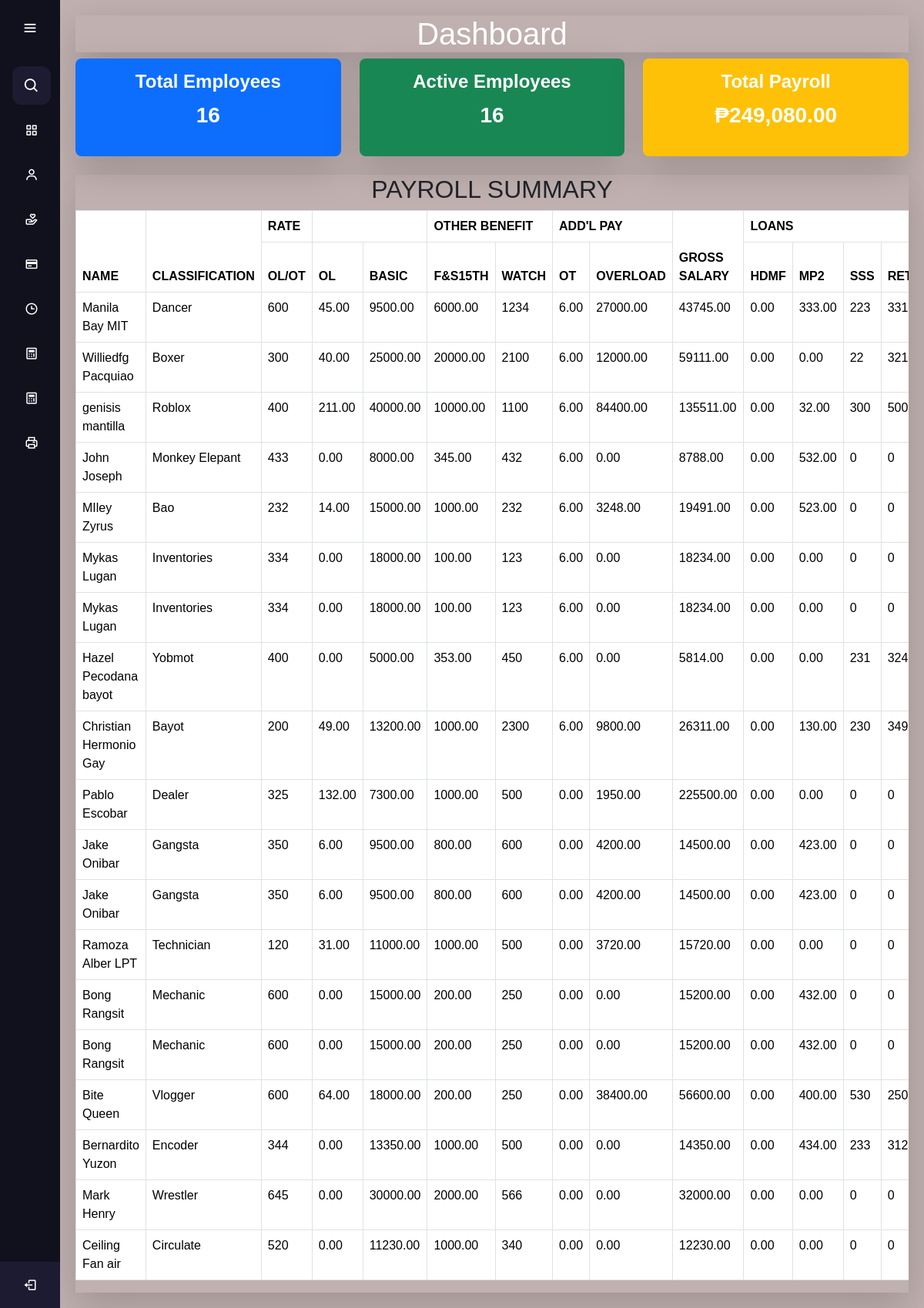
Page /dashboard.php on the committed database.
### tables this page shows
CREATE TABLE `employees` (
  `employee_id` int(11) NOT NULL,
  `first_name` varchar(255) NOT NULL,
  `last_name` varchar(255) NOT NULL,
  `suffix_title` varchar(50) NOT NULL,
  `employee_type` enum('full-time','part-time') NOT NULL,
  `classification` varchar(255) NOT NULL,
  `basic_salary` decimal(10,2) NOT NULL,
  `honorarium` decimal(10,2) DEFAULT 0.00,
  `incentives` decimal(10,0) NOT NULL,
  `overload_rate` decimal(10,0) NOT NULL,
  `watch_reward` decimal(10,0) NOT NULL,
  `absent_lateRate` decimal(10,0) NOT NULL,
  `created_at` timestamp NOT NULL DEFAULT current_timestamp()
);

### dashboard.php (the view, shortened to what this page needs)
<?php
$conn = new mysqli('localhost', 'root', '', 'gfi_exel');
$sql = "
    SELECT
        e.employee_id,
        CONCAT(e.first_name, ' ', e.last_name, ' ', e.suffix_title) AS full_name,
        e.classification,
        e.overload_rate,
        COALESCE(SUM(o.grand_total), 0) AS overload_hr,
        e.basic_salary,
        e.honorarium,
        e.watch_reward,
        COALESCE(SUM(ct.adjust_total), 0) AS adjust_hr,
        CT.overload_total,
    CT.GROSS_PAY,
        COALESCE(SUM(ct.adjust_total), 0) AS adjust_total,
        COALESCE(SUM(ct.watch_total), 0) AS watch_total,
        COALESCE(SUM(ct.gross_pay), 0) AS gross_pay,
        COALESCE(SUM(ct.pagibig), 0) AS pagibig,
        COALESCE(SUM(ct.mp2), 0) AS mp2,
        COALESCE(SUM(ct.sss), 0) AS sss,
        COALESCE(SUM(ct.ret), 0) AS ret,
        COALESCE(SUM(ct.canteen), 0) AS canteen,
        COALESCE(SUM(ct.others), 0) AS others,
        COALESCE(SUM(ct.absent_late_total), 0) AS absent_late_total,
        COALESCE(SUM(ct.total_deduction), 0) AS total_deduction,
        COALESCE(SUM(ct.net_pay), 0) AS net_pay,
        COALESCE(c.medical_savings, 0) AS medical_savings,
        COALESCE((c.sss_ee + c.sss_er), 0) AS sss_total,
        COALESCE((c.pag_ibig_ee + c.pag_ibig_er), 0) AS pag_ibig_total,
        COALESCE((c.philhealth_ee + c.philhealth_er), 0) AS philhealth_total
    FROM employees e
    LEFT JOIN overload o ON e.employee_id = o.employee_id
    LEFT JOIN contributions c ON e.employee_id = c.employee_id
    LEFT JOIN computation ct ON e.employee_id = ct.employee_id
    GROUP BY e.employee_id, e.first_name, e.last_name, e.suffix_title,
             e.classification, e.overload_rate, e.basic_salary, e.honorarium,
             e.watch_reward, c.medical_savings, c.sss_ee, c.sss_er, c.pag_ibig_ee,
             c.pag_ibig_er, c.philhealth_ee, c.philhealth_er
";
$result = $conn->query($sql);
$totalEmployeesQuery = "SELECT COUNT(*) AS total_employees FROM employees";
$activeEmployeesQuery = "SELECT COUNT(*) AS active_employees FROM employees";
$totalPayrollQuery = "SELECT SUM(basic_salary) AS total_payroll FROM employees";
$totalEmployeesResult = $conn->query($totalEmployeesQuery);
$activeEmployeesResult = $conn->query($activeEmployeesQuery);
$totalPayrollResult = $conn->query($totalPayrollQuery);
$totalEmployees = $totalEmployeesResult->fetch_assoc()['total_employees'];
$activeEmployees = $activeEmployeesResult->fetch_assoc()['active_employees'];
$totalPayroll = $totalPayrollResult->fetch_assoc()['total_payroll'];
?>
<!DOCTYPE html>
<html lang="en">
<head>
    <link href="https://cdn.jsdelivr.net/npm/bootstrap@5.3.0/dist/css/bootstrap.min.css" rel="stylesheet">
</head>
<body class="bg-gray-100">
    <?php include 'aside.php'; ?>
    <main class="flex-grow p-6">
        <h1 class="text-4xl font-bold text-white text-center mb-6 p-6 bg-gradient-to-r from-blue-500 via-indigo-500 to-purple-500 rounded-lg shadow-lg">
            Dashboard
        </h1>
       <div class="row g-4 mb-4">
    <div class="col-md-4">
        <div class="card bg-primary text-white shadow-lg border-0 rounded-3 hover-shadow transform-scale">
            <div class="card-body text-center">
                <h2 class="fs-4 fw-semibold">Total Employees</h2>
                <p class="fs-3 fw-bold"><?php echo $totalEmployees; ?></p>
            </div>
        </div>
    </div>
    <div class="col-md-4">
        <div class="card bg-success text-white shadow-lg border-0 rounded-3 hover-shadow transform-scale">
            <div class="card-body text-center">
                <h2 class="fs-4 fw-semibold">Active Employees</h2>
                <p class="fs-3 fw-bold"><?php echo $activeEmployees; ?></p>
            </div>
        </div>
    </div>
    <div class="col-md-4">
        <div class="card bg-warning text-white shadow-lg border-0 rounded-3 hover-shadow transform-scale">
            <div class="card-body text-center">
                <h2 class="fs-4 fw-semibold">Total Payroll</h2>
                <p class="fs-3 fw-bold">₱<?php echo number_format($totalPayroll, 2); ?></p>
            </div>
        </div>
    </div>
</div>
        <div class="bg-gray-100 p-8 rounded-lg shadow-lg">
            <h2 class="text-2xl font-bold text-gray-800 mb-6 text-center">PAYROLL SUMMARY</h2>
            <div class="overflow-x-auto">
                <table class="table table-bordered w-full">
                    <thead class="bg-gray-200">
                        <tr>
                            <th rowspan="2">NAME</th>
                            <th rowspan="2">CLASSIFICATION</th>
                            <th colspan="1" class="p-2 bg-rose-400">RATE</th>
                            <th colspan="2"></th>
                            <th colspan="2">OTHER BENEFIT</th>
                            <th colspan="2">ADD'L PAY</th>
                            <th rowspan="2">GROSS SALARY</th>
                            <th colspan="4">LOANS</th>
                        </tr>
                        <tr>
                            <th>OL/OT</th>
                            <th>OL</th>
                            <th>BASIC</th>
                            <th>F&S15TH</th>
                            <th>WATCH</th>
                            <th>OT</th>
                            <th>OVERLOAD</th>
                            <th>HDMF</th>
                            <th>MP2</th>
                            <th>SSS</th>
                            <th>RETMNT</th>
                        </tr>
                    </thead>
                    <tbody>
                        <?php
             if ($result && $result->num_rows > 0) {
    while ($row = $result->fetch_assoc()) {
        echo "<tr>
            <td>{$row['full_name']}</td>
            <td>{$row['classification']}</td>
            <td>{$row['overload_rate']}</td>
            <td>{$row['overload_hr']}</td>
            <td>{$row['basic_salary']}</td>
            <td>{$row['honorarium']}</td>
            <td>{$row['watch_reward']}</td>
        <td>{$row['adjust_total']}</td>
            <td>{$row['overload_total']}</td>
            <td>{$row['gross_pay']}</td>
            <td>{$row['pagibig']}</td>
            <td>{$row['mp2']}</td>
            <td>{$row['sss']}</td>
            <td>{$row['ret']}</td>
            <td>{$row['sss_total']}</td>
            <td>{$row['pag_ibig_total']}</td>
            <td>{$row['philhealth_total']}</td>
            <td>{$row['medical_savings']}</td>
            <td>{$row['canteen']}</td>
            <td>{$row['others']}</td>
            <td>{$row['absent_late_total']}</td>
            <td>{$row['total_deduction']}</td>
            <td>{$row['net_pay']}</td>
        </tr>";
    }
} else {
    echo "<tr><td colspan='19' class='text-center text-gray-500'>No employees found.</td></tr>";
}
                        ?>
                    </tbody>
                </table>
            </div>
        </div>
    </main>
</body>
</html>

### styles.css (style rules this page uses)
* { margin: 0; padding: 0; box-sizing: border-box; font-family: "Poppins", sans-serif; }
main { margin-left: 78px; padding: 20px; transition: margin-left 0.5s ease; min-height: 100vh; background: rgb(192, 176, 176); }

### rows in the picture
employees: full_name "Manila Bay MIT", classification "Dancer", overload_rate "600", overload_hr "45.00", basic_salary "9500.00", honorarium "6000.00", watch_reward "1234", adjust_total "6.00", overload_total "27000.00", gross_pay "43745.00", pagibig "0.00", mp2 "333.00", sss "223", ret "331"
employees: full_name "Williedfg Pacquiao", classification "Boxer", overload_rate "300", overload_hr "40.00", basic_salary "25000.00", honorarium "20000.00", watch_reward "2100", adjust_total "6.00", overload_total "12000.00", gross_pay "59111.00", pagibig "0.00", mp2 "0.00", sss "22", ret "321"
employees: full_name "genisis mantilla", classification "Roblox", overload_rate "400", overload_hr "211.00", basic_salary "40000.00", honorarium "10000.00", watch_reward "1100", adjust_total "6.00", overload_total "84400.00", gross_pay "135511.00", pagibig "0.00", mp2 "32.00", sss "300", ret "500"
employees: full_name "John Joseph", classification "Monkey Elepant", overload_rate "433", overload_hr "0.00", basic_salary "8000.00", honorarium "345.00", watch_reward "432", adjust_total "6.00", overload_total "0.00", gross_pay "8788.00", pagibig "0.00", mp2 "532.00", sss "0", ret "0"
employees: full_name "MIley Zyrus", classification "Bao", overload_rate "232", overload_hr "14.00", basic_salary "15000.00", honorarium "1000.00", watch_reward "232", adjust_total "6.00", overload_total "3248.00", gross_pay "19491.00", pagibig "0.00", mp2 "523.00", sss "0", ret "0"
employees: full_name "Mykas Lugan", classification "Inventories", overload_rate "334", overload_hr "0.00", basic_salary "18000.00", honorarium "100.00", watch_reward "123", adjust_total "6.00", overload_total "0.00", gross_pay "18234.00", pagibig "0.00", mp2 "0.00", sss "0", ret "0"
employees: full_name "Hazel Pecodana bayot", classification "Yobmot", overload_rate "400", overload_hr "0.00", basic_salary "5000.00", honorarium "353.00", watch_reward "450", adjust_total "6.00", overload_total "0.00", gross_pay "5814.00", pagibig "0.00", mp2 "0.00", sss "231", ret "324"
employees: full_name "Christian Hermonio Gay", classification "Bayot", overload_rate "200", overload_hr "49.00", basic_salary "13200.00", honorarium "1000.00", watch_reward "2300", adjust_total "6.00", overload_total "9800.00", gross_pay "26311.00", pagibig "0.00", mp2 "130.00", sss "230", ret "349"
employees: full_name "Pablo Escobar", classification "Dealer", overload_rate "325", overload_hr "132.00", basic_salary "7300.00", honorarium "1000.00", watch_reward "500", adjust_total "0.00", overload_total "1950.00", gross_pay "225500.00", pagibig "0.00", mp2 "0.00", sss "0", ret "0"
employees: full_name "Jake Onibar", classification "Gangsta", overload_rate "350", overload_hr "6.00", basic_salary "9500.00", honorarium "800.00", watch_reward "600", adjust_total "0.00", overload_total "4200.00", gross_pay "14500.00", pagibig "0.00", mp2 "423.00", sss "0", ret "0"
employees: full_name "Ramoza Alber LPT", classification "Technician", overload_rate "120", overload_hr "31.00", basic_salary "11000.00", honorarium "1000.00", watch_reward "500", adjust_total "0.00", overload_total "3720.00", gross_pay "15720.00", pagibig "0.00", mp2 "0.00", sss "0", ret "0"
employees: full_name "Bong Rangsit", classification "Mechanic", overload_rate "600", overload_hr "0.00", basic_salary "15000.00", honorarium "200.00", watch_reward "250", adjust_total "0.00", overload_total "0.00", gross_pay "15200.00", pagibig "0.00", mp2 "432.00", sss "0", ret "0"
employees: full_name "Bite Queen", classification "Vlogger", overload_rate "600", overload_hr "64.00", basic_salary "18000.00", honorarium "200.00", watch_reward "250", adjust_total "0.00", overload_total "38400.00", gross_pay "56600.00", pagibig "0.00", mp2 "400.00", sss "530", ret "250"
employees: full_name "Bernardito Yuzon", classification "Encoder", overload_rate "344", overload_hr "0.00", basic_salary "13350.00", honorarium "1000.00", watch_reward "500", adjust_total "0.00", overload_total "0.00", gross_pay "14350.00", pagibig "0.00", mp2 "434.00", sss "233", ret "312"
employees: full_name "Mark Henry", classification "Wrestler", overload_rate "645", overload_hr "0.00", basic_salary "30000.00", honorarium "2000.00", watch_reward "566", adjust_total "0.00", overload_total "0.00", gross_pay "32000.00", pagibig "0.00", mp2 "0.00", sss "0", ret "0"
employees: full_name "Ceiling Fan air", classification "Circulate", overload_rate "520", overload_hr "0.00", basic_salary "11230.00", honorarium "1000.00", watch_reward "340", adjust_total "0.00", overload_total "0.00", gross_pay "12230.00", pagibig "0.00", mp2 "0.00", sss "0", ret "0"

### other values in the picture
$totalEmployees "16"
$activeEmployees "16"
$totalPayroll "249,080.00"
